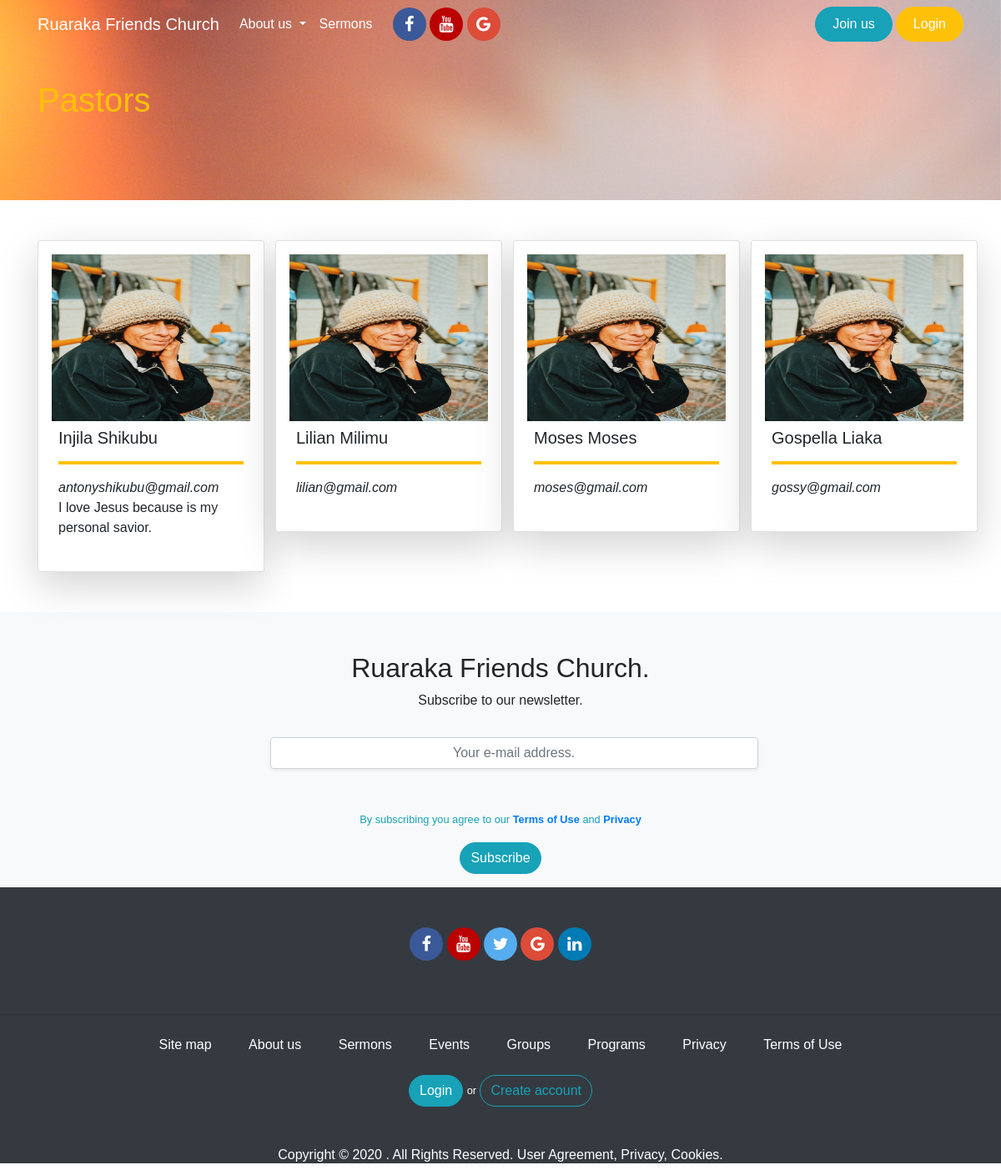
/pastors, run on an earlier commit of the app's database.
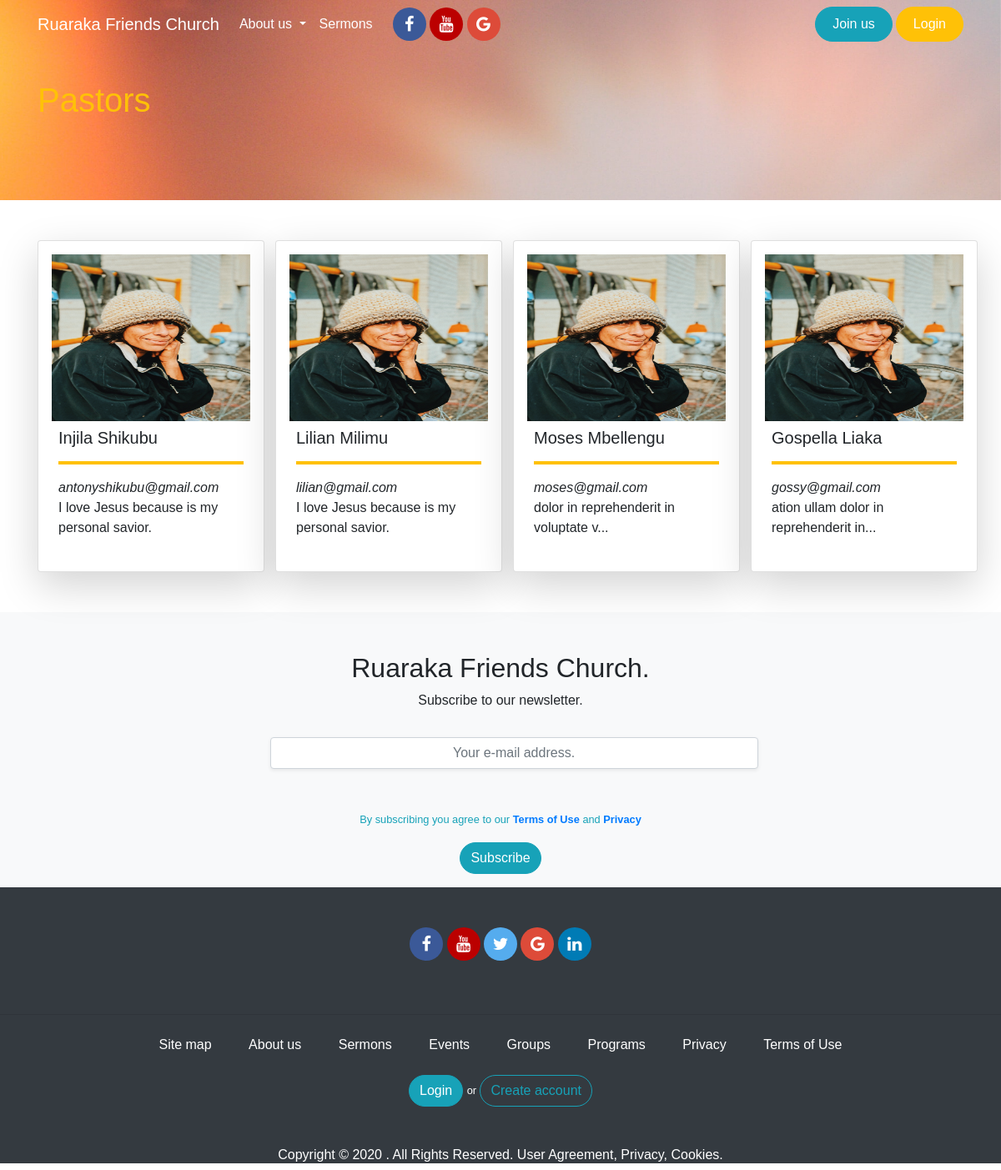
And on a later commit of the database.
### app/models.py (models this page shows, shortened)
class User(UserMixin,db.Model):
	id = db.Column(db.Integer, primary_key=True)
	username = db.Column(db.String(124), index=True,unique=True)
	firstname = db.Column(db.String(124), index=True)
	lastname = db.Column(db.String(124), index=True)
	email = db.Column(db.String(124), index=True, unique=True)
	password_hash = db.Column(db.String(124), index=True, unique=True)
	about_me = db.Column(db.String(150))
	avatar = db.Column(db.String(150))
	facebook_url = db.Column(db.String(200))
	twitter_url = db.Column(db.String(200))
	linkedin_url = db.Column(db.String(200))
	role = db.Column(db.String(124), index=True)
	posts = db.relationship('Post', backref='author', lazy='dynamic')
	sermons = db.relationship('Sermon', backref='author', lazy='dynamic')

### app/routes.py (the view)
@app.route('/pastors')
def pastors():
	pastors = User.query.all()[:4]
	return render_template('pastors.html', title='Pastors', pastors=pastors)

### app/templates/pastors.html
{% extends 'base.html' %}
{% block content  %}
<section id="section_pastors">
		<div class="" id="pastors_section-top">
				<div class="container pt-5">
					<h1 class="pt-5 text-warning">Pastors</h1>
				</div>
		</div>
		<div class="container pt-5" id="pastors_section-bottom">
			{% if pastors %}
			<div class="row">
				{% for pastor in pastors %}
					<div class="col-xs-12 col-sm-12 col-md-3 col-lg-3 col-xl-3">
						<div class="card shadow-lg p-3 mb-5 bg-white rounded" style="width:17em">
							<img src="{{url_for('static', filename='imgs/profile_img.jpg')}}" style="height:200px;width:100%"class="img-rounded mx-auto ">
							<div class="card-body p-2">
								<h5>{{pastor.firstname}} {{pastor.lastname}}</h5>
								<hr class="text-warning " style="border: 2px solid">
								<em>{{pastor.email}}</em>
								<p>{{pastor.about_me|truncate(40,True)}}</p>
							</div>
						</div>
					</div>
				{% endfor %}
			</div>
			{% endif %}
		</div>
</section>
{% endblock content  %}

### app/templates/base.html (shortened to what this page needs)
<!doctype html>
<html lang="en">
  <head>
    <link rel="stylesheet" href="https://stackpath.bootstrapcdn.com/bootstrap/4.5.0/css/bootstrap.min.css">
    <link rel="stylesheet" href="https://cdnjs.cloudflare.com/ajax/libs/font-awesome/4.7.0/css/font-awesome.min.css">
    <link rel="stylesheet" type="text/css" href="{{url_for('static', filename='css/main.css')}}">
    <link rel="stylesheet" type="text/css" href="{{url_for('static', filename='css/animation.css')}}">
  </head>
  <body>
    {% include '_navbar.html' %}
    {% block body %}
        {% block content %}
        {% endblock content %}
        {% include '_footer.html' %}
    {% endblock body %}
  </body>
</html>

### app/templates/_navbar.html (shortened to what this page needs)
<nav class="navbar navbar-expand-lg navbar-light fixed-top" id="menu-area">
  <div class="container">
    <a class="navbar-brand  text-white" href="{{url_for('index')}}">Ruaraka Friends Church</a>
    <div class="collapse navbar-collapse  text-white" id="navbarNav">
      <ul class="navbar-nav ">
        <li class="nav-item dropdown">
          <a class="nav-link dropdown-toggle  text-white"  href="" id="navbarDropdown" role="button" data-toggle="dropdown" aria-haspopup="true" aria-expanded="false">
            About us
          </a>
        </li>
        <li class="nav-item mr-0 ">
          <a class="nav-link mr-0 text-white" href="#/section-sermons">Sermons</a>
        </li>
         <div id="social_media_links" class="text-center ml-3">
          <a href="#" class="fa fa-facebook"></a>
          <a href="#" class="fa fa-youtube"></a>
          <a href="#" class="fa fa-google"></a>
        </div>
      </ul>
      <ul class="navbar-nav ml-auto">
        {% if current_user.is_anonymous %}
        <li class="nav-item">
          <a class="nav-link btn btn-info btn_custom mr-1" href="{{url_for('signup')}}" style="color:white;padding-left:20px; padding-right: 20px">Join us</a>
        </li>
        <li class="nav-item">
            <a class="nav-link btn btn-warning btn_custom" href="{{url_for('login')}}" id="login_link" style="color:white;padding-left:20px; padding-right: 20px">Login</a>
        </li>
        {% endif %}
      </ul>
    </div>
  </div>
</nav>

### app/templates/_footer.html
<section>
	<div id="footer_top" class="bg-light pt-5">
		<div class="text-center">
			<h2>Ruaraka Friends Church.</h2>
			<p>Subscribe to our newsletter.</p>
			<div class="row">
				<div class="col-xs-12 col-sm-12 col-md-3 col-lg-3 col-xl-3"></div>
				<div class="col-xs-12 col-sm-12 col-md-6 col-lg-6 col-xl-6">
					<form action="{{url_for('subscribe')}}" method="post">
						<fieldset>
							<div class="form-group" id="subscribe_input">
								<input type="email" name="email" class="form-control m-3 shadow-sm p-3 mb-5 bg-white rounded" placeholder="Your e-mail address.">
								<p><small class="text-center text-info">By subscribing you agree to our <a href=""><strong>Terms of Use</strong></a> and <a href=""><strong>Privacy</strong></a></small></p>
								<button type="submit" class="btn btn-info btn_custom">Subscribe</button>
							</div>
						</fieldset>
					</form>
				</div>
				<div class="col-xs-12 col-sm-12 col-md-3 col-lg-3 col-xl-3"></div>
			</div>
		</div>
	</div>
	<div id="footer_bottom" class="bg-dark">
		<div id="social_media_links" class="p-5  text-center">
			<a href="#" class="fa fa-facebook"></a>
			<a href="#" class="fa fa-youtube"></a>
			<a href="#" class="fa fa-twitter"></a>
			<a href="#" class="fa fa-google"></a>
			<a href="#" class="fa fa-linkedin"></a>
		</div>
		<hr>
		<div class="text-center " id="site_links">
			<ul class="list-inline">
				<li class="list-inline-item">
		        <a class="nav-link text-white" href="#">Site map</a>
		      </li>
		      <li class="list-inline-item">
		        <a class="nav-link text-white" href="#">About us</a>
		      </li>
		      <li class="list-inline-item">
		        <a class="nav-link text-white" href="#">Sermons</a>
		      </li>
		      <li class="list-inline-item">
		        <a class="nav-link text-white" href="#">Events</a>
		      </li>
		       <li class="list-inline-item">
		        <a class="nav-link text-white" href="#">Groups</a>
		      </li>
		       <li class="list-inline-item">
		        <a class="nav-link text-white" href="#">Programs</a>
		      </li>
		      <li class="list-inline-item">
		        <a class="nav-link text-white" href="#">Privacy</a>
		      </li>
		      <li class="list-inline-item">
		        <a class="nav-link text-white" href="#">Terms of Use</a>
		      </li>
		    </ul>
		   <div>
		   	 {% if current_user.is_anonymous %}
		   	 	<a href="{{url_for('login')}}" class="btn btn-info btn_custom">Login</a> <small class="text-white">or</small>
		   		<a href="{{url_for('signup')}}" class="btn btn-outline-info btn_custom">Create account</a>
		   	 {% else %}
		   	 <a href="{{url_for('profile',username=current_user.username)}}" class="btn btn-info btn_custom">Account</a>
		   	 <a href="{{url_for('logout')}}" class="btn btn-info btn_custom">Logout</a>
			 {% endif %}
		   </div>
		   <div class="mt-5">
		   		<p class="text-white h6">Copyright © 2020 . All Rights Reserved. User Agreement, Privacy, Cookies.</p>
		   </div>
		</div>
	</div>
</section>

### app/static/css/main.css (style rules this page uses)
body { font-family: sans-serif; padding: 0; margin: 0 }
.btn_custom { border-radius: 30px; }
#section_auth fieldset input[type='text'], input[type='email'],input[type='password'] { background: transparent; color: #f8f9fa ; }
#subscribe_input input[type="email"]::placeholder { text-align: center; }
#subscribe_input input[type="email"] { text-align: center; }
#footer_bottom { min-height: 40vh; height: auto; }
.fa { padding: 10px; font-size: 20px; width: 30px; text-align: center; text-decoration: none; border-radius: 50%; }
.fa-facebook { background: #3B5998; color: white; width: 40px; }
.fa-twitter { background: #55ACEE; color: white; width: 40px; }
.fa-google { background: #dd4b39; color: white; width: 40px; }
.fa-linkedin { background: #007bb5; color: white; width: 40px; }
.fa-youtube { background: #bb0000; color: white; width: 40px; }
#pastors_section-top { background-image: url('/static/imgs/bg1.jpg') ; background-repeat: no-repeat; background-attachment: fixed; background-size: cover; background-position: center; min-height: 30vh; }

What changed in the data, as far as the page shows it:
changed User "Lilian": about_me (not shown) → "I love Jesus because is my personal savior."
changed User "Moses": lastname "Moses" → "Mbellengu"; about_me (not shown) → "dolor in reprehenderit in voluptate v..."
changed User "Gospella": about_me (not shown) → "ation ullam dolor in reprehenderit in..."
